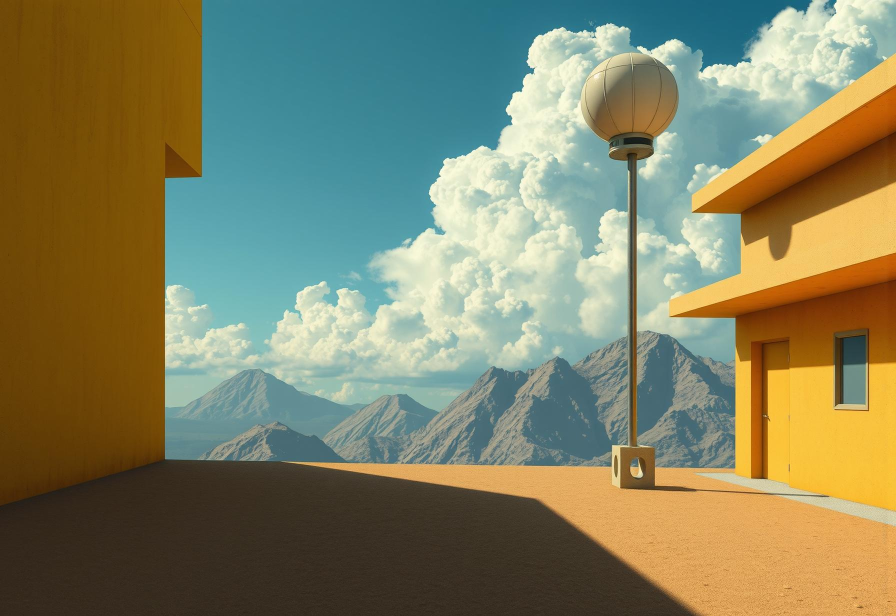
#> input picture backend/api/utils/input.jpg, 1792 x 1232 px (shown at 1/2 size)
$ python -i services.py   (imports and definitions only)
#> lines starting #> are read from the running program, lines starting #| are printed output that depends on the picture
### backend/api/utils/calendar_generation/utils.py
import os
from psd_tools import PSDImage
import requests
from io import BytesIO
from PIL import Image,  ImageFont
try:
    from psd_tools import PSDImage
    from psd_tools.api.layers import PixelLayer
    HAS_PSD = True
except ImportError:
    HAS_PSD = False
    print("⚠️ psd_tools nie zainstalowane — zapis PSD niedostępny, fallback na JPG.")

BASE_DIR = os.path.dirname(os.path.abspath(__file__))
FONTS_DIR = os.path.join(BASE_DIR, "fonts")
from PIL import Image, ImageCms
import os
CMYK_PROFILE_PATH = os.path.join(
    # os.path.dirname(__file__), "profiles", "PSOuncoated_v3_FOGRA52.icc"
        os.path.dirname(__file__), "profiles", "FOGRA51_v3.icc"

)
# [6 lines left out: function hex_to_rgb, not called in this run]

def get_gradient_css(start_color, end_color, direction):

    return f"linear-gradient({direction or 'to bottom'}, {start_color}, {end_color})"


# [84 lines left out: functions get_font_path, load_font, load_image_robust, not called in this run]


def create_export_folder(production_id, base_dir=None):

    if base_dir is None:
        base_dir = os.path.join(os.getcwd(), "media", "calendar_exports")


    folder_name = f"calendar_{production_id}"
    export_dir = os.path.join(base_dir, folder_name)
    os.makedirs(export_dir, exist_ok=True)

    print(f"📁 Folder eksportu: {export_dir}")
    return export_dir

### backend/api/utils/calendar_generation/services.py

import os
import requests
from PIL import Image, ImageDraw, ImageOps
from ...models import Calendar, CalendarYearData, GeneratedImage
from .utils import create_export_folder, hex_to_rgb, load_font
from .pdf_utils import save_as_pdf, rgb_to_cmyk
import math
import shutil
from io import BytesIO

try:
    from psd_tools import PSDImage
    from psd_tools.api.layers import PixelLayer
    HAS_PSD = True
except ImportError:
    HAS_PSD = False


Image.MAX_IMAGE_PIXELS=140000000
# --- GŁÓWKA ---
HEADER_WIDTH = 3960
HEADER_HEIGHT = 2670

# --- PLECY ---
BACKING_WIDTH = 3780      # 12.63 cali = 321 mm
H_CONNECT =330              # 1.10 cali = 28 mm (łączenie główki z plecami)
H_GLUE = 120              #  0.40 cali =  10 mm  (klejenie główki na górze)
H_MONTH_BOX = 1650        #  5.50 cali = 140 mm  (kalendarium)
H_BIG = 264               #  0.88 cali =  22 mm  (linia bigowania)
H_AD_STRIP = 360         #  1.18 cali =  30 mm  (pasek reklamowy)
H_BLEED_BOTTOM = 120      #  0.40 cali =  10 mm  (spad dolny)

BOX_WIDTH = 3543           # 11.81 cali = 300 mm  (szer. kalendarium/reklamy)
BOX_X = (BACKING_WIDTH - BOX_WIDTH) // 2   # 123 px (centrowanie)

AD_PADDING_X = BOX_X
AD_CONTENT_WIDTH = BOX_WIDTH

# Łączna wysokość pleców
BACKING_HEIGHT = 7290


# [153 lines left out: functions fetch_calendar_data, get_year_data, handle_field_data, handle_top_image, create_gradient_vertical, create_radial_gradient_css, not called in this run]

def interpolate_color(start_rgb, end_rgb, factor):
    return tuple(int(start + (end - start) * factor) for start, end in zip(start_rgb, end_rgb))

# [218 lines left out: functions create_waves_css, create_liquid_css, generate_bottom_bg_image, handle_bottom_data, generate_header, not called in this run]

def generate_backing(data, export_dir, production_id=None):

    bottom_data = data.get("bottom", {})
    template_image_path = bottom_data.get("image_path") if bottom_data else None

    output_path = os.path.join(export_dir, f"backing_{production_id}.psd")

    print(
        f"ℹ️ Plecy: {BACKING_WIDTH}×{BACKING_HEIGHT} px "
        f"({BACKING_WIDTH/300*25.4:.0f}×{BACKING_HEIGHT/300*25.4:.0f} mm)"
    )

    try:
        base_img = Image.new("RGB", (BACKING_WIDTH, BACKING_HEIGHT), "white")

        if template_image_path and os.path.exists(template_image_path):
            with Image.open(template_image_path) as src_bg:
                bg_layer = src_bg.convert("RGBA")
                bg_height = BACKING_HEIGHT - H_CONNECT
                bg_layer = ImageOps.fit(
                    bg_layer,
                    (BACKING_WIDTH, bg_height),
                    method=Image.Resampling.LANCZOS,
                )

                base_img.paste(bg_layer, (0, H_CONNECT))
                print(f"🖼️ Tło pleców wklejone (start Y: {H_CONNECT} px)")
        else:
            print("⚠️ Brak tła pleców — białe tło.")

        draw = ImageDraw.Draw(base_img)

        raw_fields = data.get("fields", {})
        y = H_CONNECT + 120

        H_AD_STRIP_NEW = 360
        GAP_AFTER_CAL = 90
        GAP_AFTER_AD = 210
        GAP_AFTER_AD_LAST = 120

        for i in range(1, 4):
            cal_y = y

            # KALENDARIUM
            draw.rectangle(
                [(BOX_X, cal_y), (BOX_X + BOX_WIDTH, cal_y + H_MONTH_BOX)],
                fill="white", outline="#e5e7eb", width=5,
            )

            center_x = BOX_X + BOX_WIDTH / 2
            g_font = load_font("arial.ttf", 100)
            g_text = "[Siatka dni]"
            gl, gt, gr, gb = draw.textbbox((0, 0), g_text, font=g_font)
            draw.text(
                (center_x - (gr - gl) / 2, cal_y + (H_MONTH_BOX - (gb - gt)) / 2 - gt),
                g_text, font=g_font, fill="#9ca3af",
            )


            ad_y = cal_y + H_MONTH_BOX + GAP_AFTER_CAL

            strip_img = Image.new("RGBA", (AD_CONTENT_WIDTH, H_AD_STRIP_NEW), (255, 255, 255, 0))
            strip_draw = ImageDraw.Draw(strip_img)

            config = raw_fields.get(str(i)) or raw_fields.get(i)
            scale = 1.0
            pos_x = 0
            pos_y = 0
            print(config)
            if config:
                try: scale = float(config.get("size", 1.0))
                except (ValueError, TypeError): scale = 1.0
                try: pos_x = int(float(config.get("positionX", 0)))
                except (ValueError, TypeError): pos_x = 0
                try: pos_y = int(float(config.get("positionY", 0)))
                except (ValueError, TypeError): pos_y = 0

                if config.get("text"):
                    text = config["text"]
                    try: f_size = int(float(config.get("size", 200)))
                    except (ValueError, TypeError): f_size = 200

                    font_ad = load_font(config.get("font", "arial.ttf"), f_size)
                    text_color = config.get("color", "#333")

                    weight_val = config.get("weight") or config.get("font", {}).get("fontWeight")
                    is_bold = False
                    if weight_val:
                        w_str = str(weight_val).lower()
                        if "bold" in w_str or w_str in ["700", "800", "900"]:
                            is_bold = True
                        elif isinstance(weight_val, int) and weight_val >= 700:
                            is_bold = True

                    stroke_width = int(f_size / 40) if is_bold else 0
                    if is_bold and stroke_width < 1: stroke_width = 1

                    tl, tt, tr, tb = strip_draw.textbbox((0, 0), text, font=font_ad, stroke_width=stroke_width)
                    text_width = tr - tl
                    max_width = AD_CONTENT_WIDTH - 40

                    if text_width > max_width:
                        lines = []
                        current_line = ""

                        for char in text:
                            test_line = current_line + char
                            tl_test, _, tr_test, _ = strip_draw.textbbox((0, 0), test_line, font=font_ad, stroke_width=stroke_width)
                            test_width_current = tr_test - tl_test

                            if test_width_current <= max_width:
                                current_line = test_line
                            else:

                                if current_line:
                                    lines.append(current_line)

                                current_line = char

                        if current_line:
                            lines.append(current_line)

                        final_text = "\n".join(lines)

                        print("="*40)
                        print(f"⚠️ Tekst za szeroki ({text_width}px > {max_width}px). Podzielono na {len(lines)} linie (cięcie po znakach):")
                        for i, line in enumerate(lines):
                            print(f"   -> Linia {i+1}: '{line}'")
                        print("="*40)
                        # -----------------------------------

                    else:

                        final_text = text
                        print(f"✅ Tekst mieści się w jednej linii. Brak dzielenia.")

                    tl, tt, tr, tb = strip_draw.textbbox((0, 0), final_text, font=font_ad, stroke_width=stroke_width)

                    txt_x = (AD_CONTENT_WIDTH - (tr - tl)) / 2 - tl
                    txt_y = (H_AD_STRIP_NEW - (tb - tt)) / 2 - tt

                    strip_draw.multiline_text(
                        (txt_x, txt_y), final_text, font=font_ad,
                        fill=text_color, stroke_width=stroke_width, stroke_fill=text_color,
                        align="center"
                    )

            for key, val in raw_fields.items():
                if not isinstance(val, dict):
                    continue
                if str(val.get("field_number")) == str(i) and val.get("image_url"):
                    img_source = val.get("image_url")
                    overlay = None
                    try:
                        if img_source.lower().startswith(("http://", "https://")):
                            resp = requests.get(img_source, timeout=10)
                            if resp.status_code == 200:
                                overlay = Image.open(BytesIO(resp.content)).convert("RGBA")
                        else:
                            local_path = os.path.normpath(img_source)
                            if os.path.exists(local_path):
                                overlay = Image.open(local_path).convert("RGBA")
                        if overlay:
                            new_w = max(1, int(overlay.width * scale))
                            new_h = max(1, int(overlay.height * scale))
                            overlay = overlay.resize((new_w, new_h), Image.Resampling.LANCZOS)
                            strip_img.paste(overlay, (pos_x, pos_y), overlay)
                    except Exception as e:
                        print(f"⚠️ Img segment {i}: {e}")

            base_img.paste(strip_img, (AD_PADDING_X, ad_y), strip_img)

            if i < 3:
                y = ad_y + H_AD_STRIP_NEW + GAP_AFTER_AD
            else:
                y = ad_y + H_AD_STRIP_NEW + GAP_AFTER_AD_LAST


        saved_path = save_as_pdf(base_img, output_path)
        print(f"✅ Plecy: {saved_path} ({BACKING_WIDTH}×{BACKING_HEIGHT} px = 321×641 mm)")

        if template_image_path:
            temp_dir = os.path.dirname(os.path.normpath(template_image_path))
            if os.path.abspath(temp_dir) != os.path.abspath(export_dir):
                if os.path.exists(temp_dir):
                    try: shutil.rmtree(temp_dir)
                    except OSError: pass

        return saved_path

    except Exception as e:
        print(f"❌ Błąd pleców: {e}")
        import traceback
        traceback.print_exc()
        return None


def generate_calendar(data, top_image_path=None, upscaled_top_path=None, production_id=None):
    export_dir = create_export_folder(production_id)

    result = {"header": None, "backing": None, "export_dir": export_dir}


    header_source = upscaled_top_path or top_image_path
    if header_source:
        result["header"] = generate_header(header_source, data, export_dir, production_id)
    else:
        print("⚠️ Brak obrazu na główkę — pomijam.")


    result["backing"] = generate_backing(data, export_dir, production_id)


    print("\n" + "=" * 50)
    print(f"📋 KALENDARZ #{production_id}")
    print(f"   📁 Folder:  {export_dir}")
    print(f"   🖼️ Główka:  {result['header'] or '❌'}")
    print(f"   📄 Plecy:   {result['backing'] or '❌'}")
    print("=" * 50)

    return result

>>> import cv2
>>> picture = cv2.imread('../input.jpg', cv2.IMREAD_GRAYSCALE)
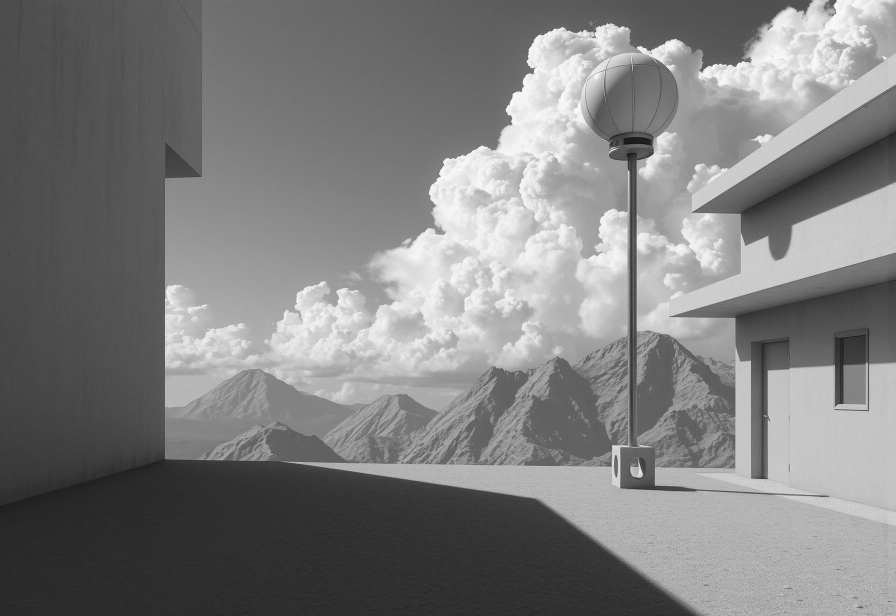
#> picture: shape (1232, 1792) (shown at 1/2 size); min 12, max 255, mean 126.2
#> (the run stopped early here; a loop or call above may not have finished)
